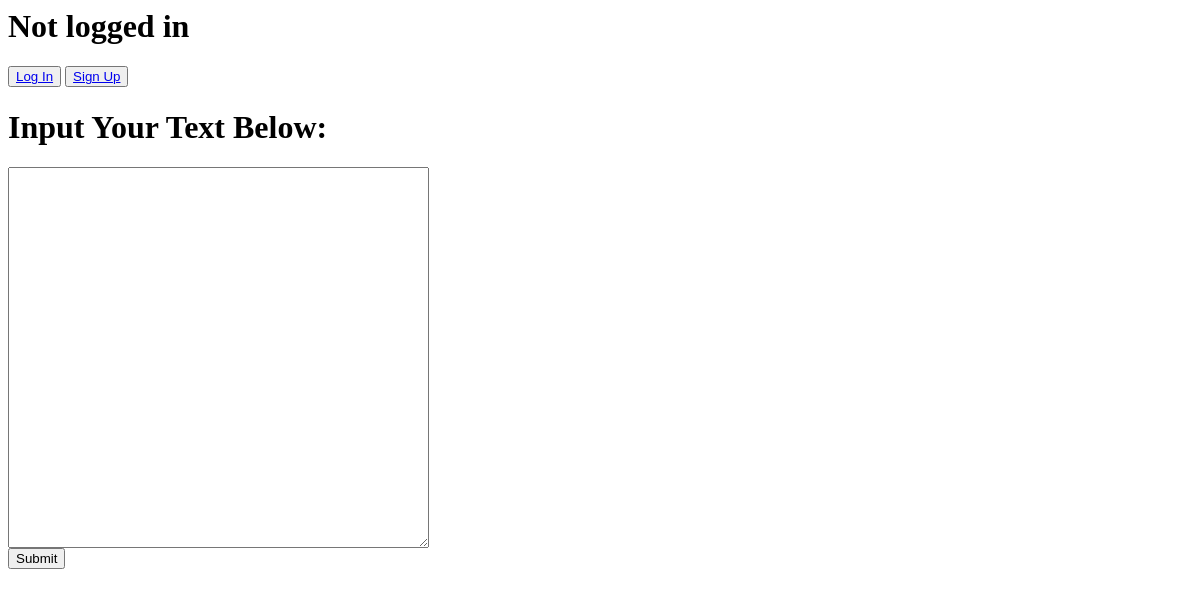
The app's page /, older data.
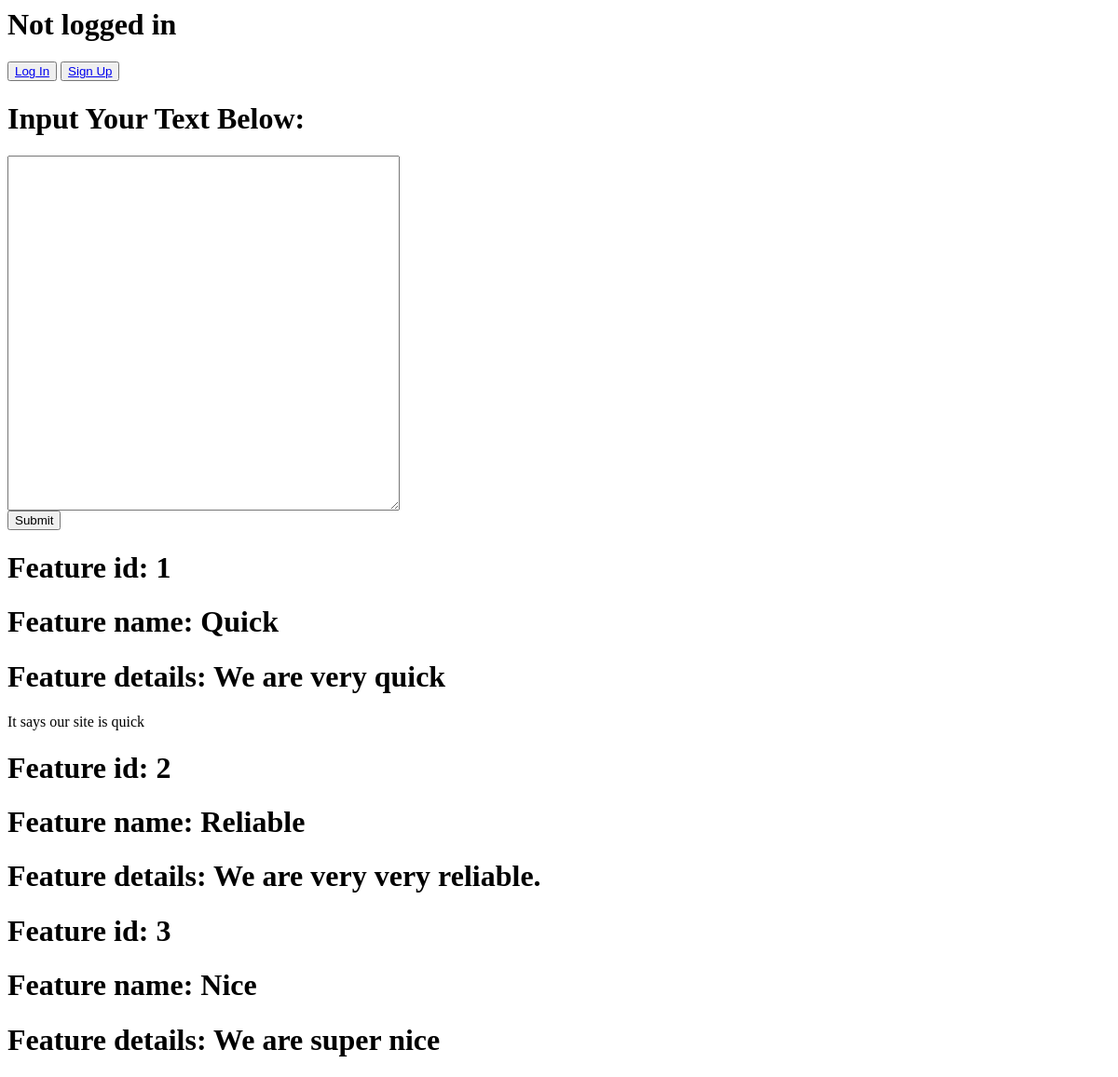
The same page, newer data.
### myapp/models.py (models this page shows)
class Feature(models.Model):
    name=models.CharField(max_length=100)
    details=models.CharField(max_length=500)

### myapp/views.py (the view)
# urls.py: path('',views.index,name='index'),   # views.py is imported as views and index is the function
def index(request):
    features=Feature.objects.all()
    return render(request,'index.html',{'features':features})

### templates/index.html (shortened to what this page needs)
{% if user.is_authenticated %}
<h1>Welcome {{user.username}}</h1>
<button><a href="logout">Log out</a></button>
{% else %}
<h1>Not logged in</h1>
<button><a href="login">Log In</a></button>
<button><a href="register">Sign Up</a></button>
{% endif %}
<h1>Input Your Text Below:</h1>
<form method="POST" action="counter">
    <textarea name="text" rows="25", cols="50"></textarea><br>
    <input type="submit"/>
</form>
<!-- {%load static%}
<link rel="stylesheet" href="{%static 'style.css'%}">
<h1>Styling</h1> -->
{% for feature in features %}
<h1>Feature id: {{feature.id}}</h1>
<h1>Feature name: {{feature.name}}</h1>
<h1>Feature details: {{feature.details}}</h1>
{% if feature.name == 'Quick' %}
<p>It says our site is quick</p>
{%endif%}
{%endfor%}

Row changes from the older to the newer data that the page shows:
added Feature: id "1", name "Quick", details "We are very quick", shows "It says our site is quick"
added Feature: id "2", name "Reliable", details "We are very very reliable."
added Feature: id "3", name "Nice", details "We are super nice"
